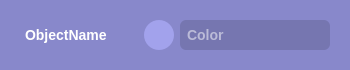
<?xml version="1.0" encoding="UTF-8"?>
<ui version="4.0">
 <class>Form</class>
 <widget class="QWidget" name="Form">
  <property name="geometry">
   <rect>
    <x>0</x>
    <y>0</y>
    <width>350</width>
    <height>66</height>
   </rect>
  </property>
  <property name="windowTitle">
   <string>Form</string>
  </property>
  <property name="styleSheet">
   <string notr="true">QWidget{background-color: rgb(136, 136, 203);
color:White;
font-weight:bold;
font-size: 14px;}

QLineEdit {
	font-size: 14px;
	text-align: center;
}

QGroupBox{
	border: 1px transparent;
	border-radius: 10px;
}</string>
  </property>
  <layout class="QVBoxLayout" name="verticalLayout">
   <item>
    <widget class="QGroupBox" name="groupBox">
     <property name="sizePolicy">
      <sizepolicy hsizetype="Expanding" vsizetype="Fixed">
       <horstretch>0</horstretch>
       <verstretch>0</verstretch>
      </sizepolicy>
     </property>
     <property name="title">
      <string/>
     </property>
     <layout class="QHBoxLayout" name="horizontalLayout">
      <property name="spacing">
       <number>6</number>
      </property>
      <property name="leftMargin">
       <number>8</number>
      </property>
      <item>
       <widget class="QLabel" name="ClassNameLabel">
        <property name="minimumSize">
         <size>
          <width>70</width>
          <height>30</height>
         </size>
        </property>
        <property name="styleSheet">
         <string notr="true">padding-left: 2px;</string>
        </property>
        <property name="text">
         <string>ObjectName</string>
        </property>
       </widget>
      </item>
      <item>
       <spacer name="horizontalSpacer">
        <property name="orientation">
         <enum>Qt::Horizontal</enum>
        </property>
        <property name="sizeHint" stdset="0">
         <size>
          <width>13</width>
          <height>30</height>
         </size>
        </property>
       </spacer>
      </item>
      <item>
       <widget class="QPushButton" name="RandomPushButton">
        <property name="minimumSize">
         <size>
          <width>30</width>
          <height>30</height>
         </size>
        </property>
        <property name="maximumSize">
         <size>
          <width>30</width>
          <height>30</height>
         </size>
        </property>
        <property name="cursor">
         <cursorShape>PointingHandCursor</cursorShape>
        </property>
        <property name="styleSheet">
         <string notr="true">QPushButton{
	border: 0px transparent;
	border-radius: 15px;
	background: rgb(162, 162, 236);
}

QPushButton:hover{
	background: rgb(83, 83, 124)
	
}</string>
        </property>
        <property name="text">
         <string/>
        </property>
       </widget>
      </item>
      <item>
       <widget class="QLineEdit" name="ClassColorLabel">
        <property name="minimumSize">
         <size>
          <width>100</width>
          <height>30</height>
         </size>
        </property>
        <property name="styleSheet">
         <string notr="true">font-size: 14px;
padding: 5px;
border: 1px transparent;
border-radius: 6px;
background: rgb(118, 118, 176);
</string>
        </property>
        <property name="placeholderText">
         <string>Color</string>
        </property>
       </widget>
      </item>
     </layout>
    </widget>
   </item>
  </layout>
 </widget>
 <resources/>
 <connections/>
</ui>
